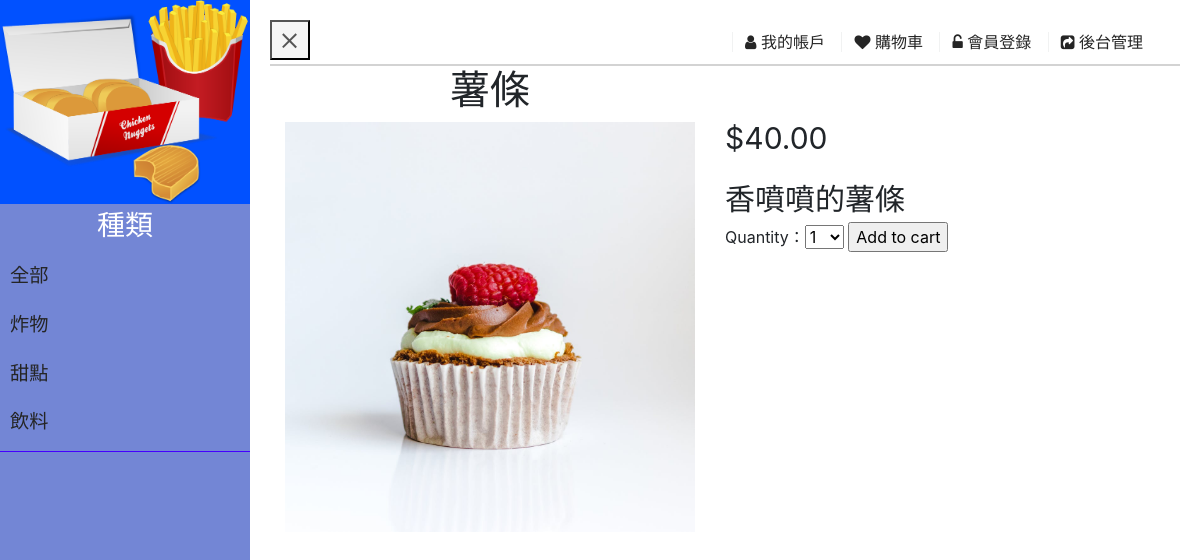
The page /10/french-fried/ on the database its author committed.
### shop/models.py (models this page shows, shortened)
class Category(models.Model):
    name = models.CharField(max_length=200)
    slug = models.SlugField(max_length=200, unique=True)
    class Meta:
        ordering = ('name',)
        verbose_name = 'category' # 給你的模型類一個更可讀的名字
        verbose_name_plural = 'categories' # 指定模型的複數形式是什麼
    def get_absolute_url(self):
        return reverse('shop:product_list_by_category', args=[self.slug])

class Product(models.Model):
    category = models.ForeignKey(Category, related_name='category', on_delete=models.CASCADE) # use related_name to do .foods instead of restaurant.food_set on ForeignKey field裡加入related_name
    name = models.CharField('商品名稱', max_length=200)
    slug = models.SlugField(max_length=200)
    image = models.ImageField('圖片', upload_to='amazon', blank=True)
    description = models.TextField('物品描述', blank=True) # blank是針對表單的 表示填寫表單時該字段可以不填寫  null 表示資料庫該字段可以空
    price = models.DecimalField(max_digits=10, decimal_places=2)
    available = models.BooleanField(default=True)
    created = models.DateTimeField('創建時間', auto_now_add=True) # auto_now_add=True 保存的時候會保存現在時間 不管有沒有給值 之後可以在手動給值或存其他時間
    updated = models.DateTimeField('最后更改时间',auto_now=True) # auto_now=Ture 保存的時候會自動保存現在時間 之後每次存都會自動保存當前時間 不能手動給非當前時間
    class Meta:
        ordering = ('name',)
        index_together = (('id', 'slug'),) # "id"和"slug"聯合同步查询，提高效率

### shop/views.py (the view)
# urls.py: path('<int:id>/<slug:slug>/', views.product_detail, name='product_detail'),
def product_detail(request, id, slug):
    categories = Category.objects.all()
    product = get_object_or_404(Product, id=id, slug=slug, available=True)
    cart_product_form = CartAddProductForm()
    return render(request, 'shop/product/detail.html', {'product': product, 'categories': categories, 'cart_product_form': cart_product_form})

### cart/form.py
class CartAddProductForm(forms.Form):
    quantity = forms.TypedChoiceField(choices=PRODUCT_QUANTITY_CHOICES, coerce=int)
    update = forms.BooleanField(required=False, initial=False, widget=forms.HiddenInput)

### templates/shop/product/detail.html (shortened to what this page needs)
{% extends "shop/base.html" %}
{% load static %}
{% block content %}
    <div class="row col">
        <div class="col-md-6">
            <div class="productname">
                <h1>{{ product.name }}</h1>
            </div>
            <img src="{% if product.image %}{{ product.image.url }}{% else %}
            {% static "img/no image.jpeg" %}{% endif %}" class="img-fluid">
        </div>
        <div class="col-md-6">
            <div class="space"></div>
            <div class="detail">
                <p class="price">${{ product.price }}</p>
                {{ product.description}}
            </div>
            <form action="{% url 'cart:cart_add' product.id %}" method="post">
                {{ cart_product_form }}
                <input type="submit" value="Add to cart">
            </form>
        </div>
    </div>
{% endblock %}

### templates/shop/base.html (shortened to what this page needs)
{% load static %}
<!DOCTYPE html>
<html>
<head>
    <link href="{% static "css/bootstrap.min.css" %}" rel="stylesheet" >
    <link href="{% static "css/font-awesome.min.css" %}" rel="stylesheet" >
    <link href="{% static "css/base.css" %}" rel="stylesheet">
</head>
<body>
    <div id="sidebar">
        <div class="sidebar-header">
            <img src={% static "img/logo.png" %} alt="Logo" class="img-fluid">
        </div>
        <ul class="components">
            <h3>種類</h3>
            <li {% if not category %}class="selected"{% endif %}>
                <a href="{% url "shop:product_list" %}">全部</a>
            </li>
            {% for c in categories %}
                <li {% if category.slug == c.slug %}class="selected"{% endif %}>
                    <a href="{{ c.get_absolute_url }}">{{ c.name }}</a>
                </li>
            {% endfor %}
        </ul>
    </div>
    <div id="content">
        <div class="header-top">
            <div class="container">
                <div class="row">
                    <button type="button" id="sidebarCollapse" class="navbar-btn">
                        <span></span>
                    </button>
                    <div class="col">
                        <div class="header-user-info">
                            <a href="/account/dashboard">
                                <i class="fa fa-user"></i>
                                我的帳戶
                            </a>
                            <a href="/cart/">
                                <i class="fa fa-heart"></i>
                                購物車
                            </a>
                            {% if request.user.is_authenticated %}
                                <a href="/account/logout">
                                    <i class="fa fa-lock"></i>
                                    會員登出
                                </a>
                            {% else %}
                                <a href="/account/">
                                    <i class="fa fa-unlock-alt"></i>
                                    會員登錄
                                </a>
                            {% endif %}
                            <a href="/admin/">
                                <i class="fa fa-share-square"></i>
                                後台管理
                            </a>
                        </div>
                    </div>
                </div>
            </div>
        </div>
        <div id="main" class="product-list">
            {% block content %}
            {% endblock %}
        </div>
    </div>
</body>
</html>

### templates/static/css/base.css (style rules this page uses)
h3 { text-align:center; }
.header-top { border-bottom: 2px solid #d3d3d3; }
.header-user-info { padding: 10px ; text-align: right; }
.header-user-info a { border-left: 1px solid #f1f2f2; color: #252525; font-size: 16px; padding-left: 12px; margin-right: 12px; }
#sidebar { position: fixed; height:100%; width:250px; overflow-y:scroll; background: #7386D5; color: #fff; transition: all 0.4s cubic-bezier(0.945, 0.020, 0.270, 0.665); }
#sidebar .sidebar-header { background: #0151ff; }
#sidebar ul.components { padding: 5px 0; border-bottom: 1px solid #4400ff; }
#sidebar ul li a { padding: 10px; font-size: 1.2em; color: #252525; display: block; }
#content { width: auto; margin-left: 250px; padding: 20px; min-height: 100vh; transition: all 0.3s; }
#sidebarCollapse { width: 40px; height: 40px; background: #f5f5f5; cursor: pointer; }
#sidebarCollapse span { width: 80%; height: 2px; margin: 0 auto; display: block; background: #555; transition: all 0.5s cubic-bezier(0.810, -0.330, 0.345, 1.375); transition-delay: 0.2s; }
#sidebarCollapse span:last-of-type { transform: rotate(-45deg) translate(1px, -1px); }
.productname { font-size: 26px; text-align:center; }
.detail { font-size: 30px; }
.space { height: 50px; }

### rows shown on the page
Category: name "炸物"
Category: name "甜點"
Category: name "飲料"
Product: name "薯條", image (picture), price "40.00", description "香噴噴的薯條"
